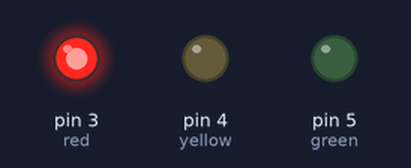
A sketch run on a simulated Arduino Uno, built with avr-gcc and run on an emulated ATmega328P. On the bench: output pins drawn as LEDs (lit = HIGH).

Above: at 1.0 s.
At 5.0 s:
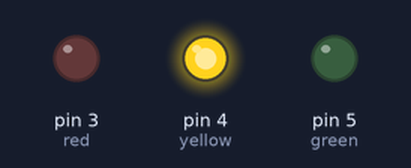
At 9.0 s:
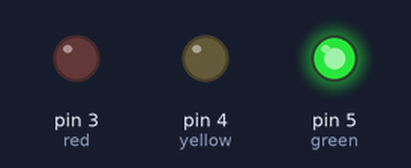
At 17.0 s:
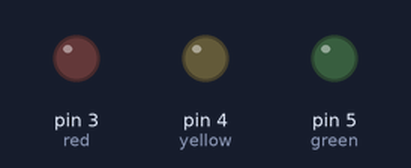
Timing chart, 0 to 18.2 s (numbered marks = the images above):
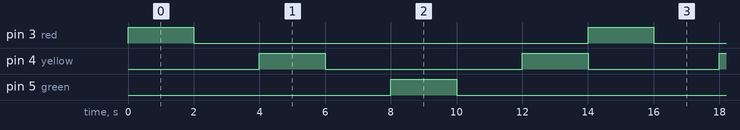

Measured:
- by itself, pin 3 (red), pin 5 (green): alternates HIGH for 2.0 s and LOW for 12.0 s
- by itself, pin 4 (yellow): repeats every 14.0 s: LOW 6.0 s, HIGH 2.0 s, LOW 4.0 s, HIGH 2.0 s
- by itself, everything shown: repeats every 14.0 s, in 8 steps

The sketch:

sketch_apr12a.ino
```cpp
int red = 3;
int yellow = 4;
int green = 5;

void setup()
{
  pinMode(red, OUTPUT);
  pinMode(yellow, OUTPUT);
  pinMode(green, OUTPUT);
}

void loop()
{
  digitalWrite(red, HIGH);
  delay(2000); // Wait for 1000 millisecond(s)
  digitalWrite(red, LOW);
  delay(2000); // Wait for 1000 millisecond(s)
  digitalWrite(yellow, HIGH);
  delay(2000); // Wait for 1000 millisecond(s)
  digitalWrite(yellow, LOW);
  delay(2000); // Wait for 1000 millisecond(s)
  digitalWrite(green, HIGH);
  delay(2000); // Wait for 1000 millisecond(s)
  digitalWrite(green, LOW);
  delay(2000); // Wait for 1000 millisecond(s)
   digitalWrite(yellow, HIGH);
  delay(2000); // Wait for 1000 millisecond(s)
  digitalWrite(yellow, LOW);
}
```
